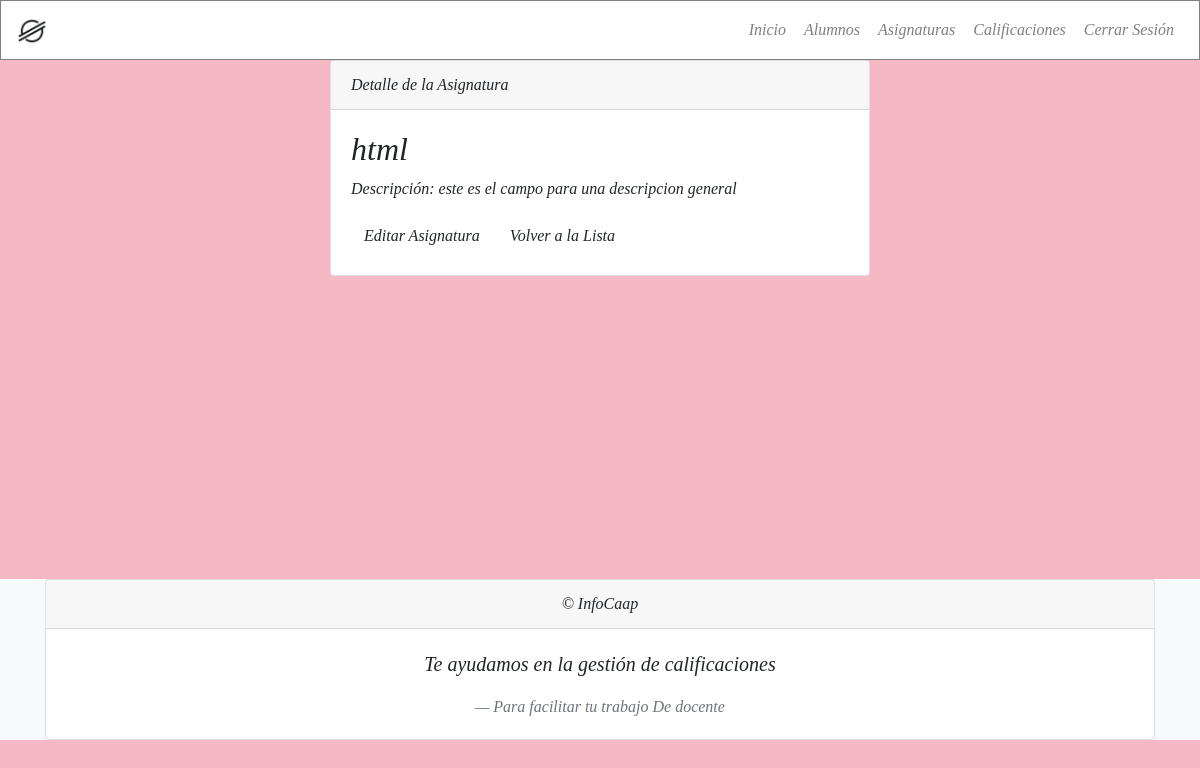
The page /asignaturas/asignaturas/2/ (signed in) on the database its author committed.
### asignaturas/models.py (models this page shows, shortened)
class Asignatura(models.Model):
    nombre = models.CharField(max_length=100)
    descripcion = models.CharField(max_length=500)

### asignaturas/views.py (the view)
# urls.py: path('asignaturas/<int:pk>/', views.detalle_asignatura, name='detalle_asignatura'),  # Detalle de una asignatura específica
@login_required
def detalle_asignatura(request, pk):
    asignatura = get_object_or_404(Asignatura, pk=pk)
    return render(request, 'asignaturas/detalle_asignatura.html', {'asignatura': asignatura})

### asignaturas/templates/asignaturas/detalle_asignatura.html (shortened to what this page needs)
{% extends 'base.html' %}
{% block content %}
<div class="container">
    <div class="row justify-content-center">
        <div class="col-md-6">
            <div class="card">
                <div class="card-header">
                    Detalle de la Asignatura
                </div>
                <div class="card-body">
                    <h2>{{ asignatura.nombre }}</h2>
                    <p>Descripción: {{ asignatura.descripcion }}</p>
                    <a href="{% url 'editar_asignatura' asignatura.pk %}" class="btn ">Editar Asignatura</a>
                    <a href="{% url 'lista_asignaturas' %}" class="btn ">Volver a la Lista</a>
                </div>
            </div>
        </div>
    </div>
</div>
{% endblock %}

### static/templates/base.html (style rules this page uses)
body { background-color: #f6b8c5; font-family: "Times New Roman", Times, serif; font-style: italic; margin: 0; padding-bottom: 60px; min-height: 100vh; display: flex; flex-direction: column; }

### rows shown on the page
Asignatura: nombre "html", descripcion "este es el campo para una descripcion general"
